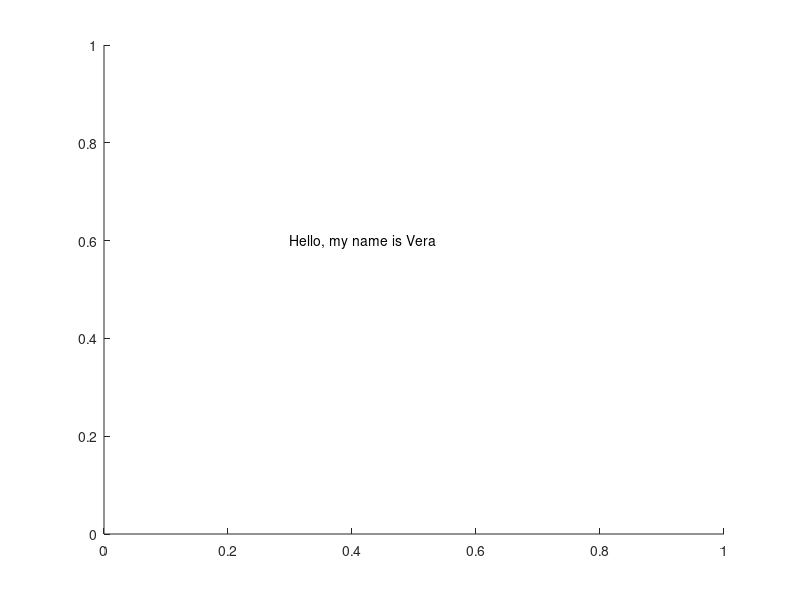

Write MATLAB code to recreate this figure. (Note: this script raises an error after producing the figure.)
clc;
global header;
% FontAngle Default: normal
% FontName Default: Helvetica
% FontSize Default: 10 points
% FontUnits Default: points
% FontWeight Default: normal
ix = .3;
iy = .6;
itext = 'Hello, my name is Vera';
ifontAngle = 'normal';
ifontName = 'Helvetica';
isize = 10;
iunit = 'points';
itextWeight = 'normal';
header = 'Figure Annotation';
s = text(ix, iy, itext, 'FontAngle', ifontAngle, 'FontName', ifontName, 'FontSize', isize, 'FontUnits', iunit, 'FontWeight', itextWeight);
fun162(s);